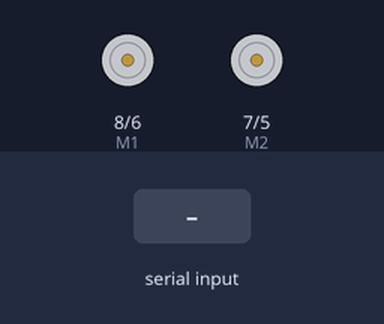
Bench run of a sketch on a simulated Arduino Uno, built with avr-gcc and run on an emulated ATmega328P. Parts: direction and speed pins drawn as motors (green arrow = direction pin HIGH = forward, orange = LOW = backward, longer = more drive). The test bench sets the inputs (shaded band).

Above: at 1.2 s.
1.3 s: "1" received over Serial
At 2.5 s:
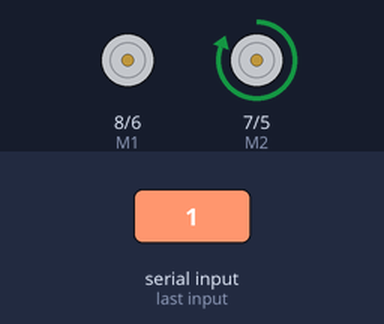
2.8 s: byte 0 (0) received over Serial
At 3.8 s:
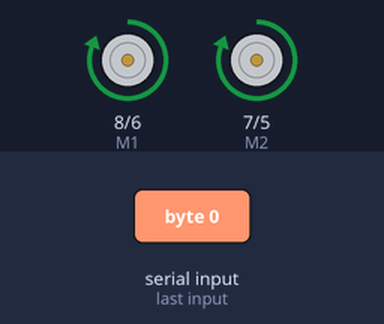
4.3 s: "0" received over Serial
At 5.0 s:
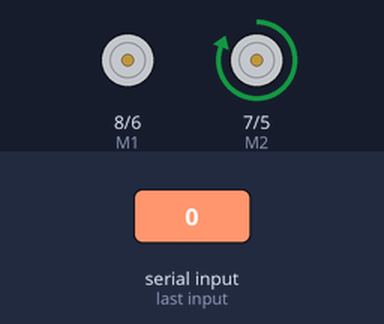
Timing chart, 0 to 7.3 s (numbered marks = the images above; inputs shaded):
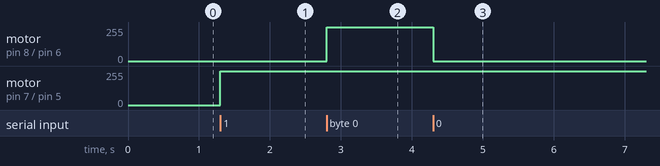

Measured:
- after the input at 1.3 s, motor on pin 7 (M2) / pin 5 (E2): stopped → forward 255/255 at once
- after the input at 2.8 s, motor on pin 8 (M1) / pin 6 (E1): stopped → forward 255/255 at once
- after the input at 4.3 s, motor on pin 8 (M1) / pin 6 (E1): forward 255/255 → stopped at once

The sketch:

PlanC.ino
```cpp
int E1 = 6; //M1 Speed Control
int E2 = 5; //M2 Speed Control
int M1 = 8; //M1 Direction Control
int M2 = 7; //M2 Direction Control

void setup(void)
{
  for(int i = 5; i <= 8; i++)
  {
    pinMode(i, OUTPUT);
  }
  Serial.begin(9600);
}

void loop(void)
{
  while(Serial.available() < 1) {} //Waits for input
  int val = Serial.read();
  int leftspeed = 255;
  int rightspeed = 255;

  if(val == 0) //We spin
  {
    left(leftspeed, rightspeed);
  }
  else
  {
    if(val >= 115 && val <= 139)
      forward(leftspeed, rightspeed);
    else
      if(val < 115)
        left(0, rightspeed);
      else
        right(leftspeed, (rightspeed - 100));
  }
  Serial.flush();
  delay(250);
}

void stop(void) //Stops
{
  digitalWrite(E1, LOW);
  digitalWrite(E2, LOW);
}

void forward(char a, char b)
{
  analogWrite(E1, a);
  digitalWrite(M1, HIGH);
  analogWrite(E2, b);
  digitalWrite(M2, HIGH);
}

void reverse(char a, char b)
{
  analogWrite(E1, a);
  digitalWrite(M1, LOW);
  analogWrite(E2, b);
  digitalWrite(M2, LOW);
}

void left(char a, char b)
{
  analogWrite(E1, a);
  digitalWrite(M1, HIGH);
  analogWrite(E2, b);
  digitalWrite(M2, HIGH);
}

void right(char a, char b)
{
  analogWrite(E1, a);
  digitalWrite(M1, HIGH);
  analogWrite(E2, b);
  digitalWrite(M2, HIGH);
}
```
